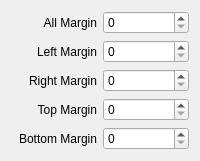
              <widget class="QWidget" name="tab_11">
               <attribute name="title">
                <string>Margin</string>
               </attribute>
               <layout class="QGridLayout" name="gridLayout_13">
                <item row="0" column="0">
                 <widget class="QLabel" name="label_24">
                  <property name="text">
                   <string>All Margin</string>
                  </property>
                  <property name="alignment">
                   <set>Qt::AlignRight|Qt::AlignTrailing|Qt::AlignVCenter</set>
                  </property>
                 </widget>
                </item>
                <item row="0" column="1">
                 <widget class="QSpinBox" name="cb_margin_normal">
                  <property name="maximum">
                   <number>500</number>
                  </property>
                 </widget>
                </item>
                <item row="1" column="0">
                 <widget class="QLabel" name="label_25">
                  <property name="text">
                   <string>Left Margin</string>
                  </property>
                  <property name="alignment">
                   <set>Qt::AlignRight|Qt::AlignTrailing|Qt::AlignVCenter</set>
                  </property>
                 </widget>
                </item>
                <item row="1" column="1">
                 <widget class="QSpinBox" name="cb_margin_left_normal">
                  <property name="maximum">
                   <number>500</number>
                  </property>
                 </widget>
                </item>
                <item row="2" column="0">
                 <widget class="QLabel" name="label_26">
                  <property name="text">
                   <string>Right Margin</string>
                  </property>
                  <property name="alignment">
                   <set>Qt::AlignRight|Qt::AlignTrailing|Qt::AlignVCenter</set>
                  </property>
                 </widget>
                </item>
                <item row="2" column="1">
                 <widget class="QSpinBox" name="cb_margin_right_normal">
                  <property name="maximum">
                   <number>500</number>
                  </property>
                 </widget>
                </item>
                <item row="3" column="0">
                 <widget class="QLabel" name="label_27">
                  <property name="text">
                   <string>Top Margin</string>
                  </property>
                  <property name="alignment">
                   <set>Qt::AlignRight|Qt::AlignTrailing|Qt::AlignVCenter</set>
                  </property>
                 </widget>
                </item>
                <item row="3" column="1">
                 <widget class="QSpinBox" name="cb_margin_top_normal">
                  <property name="maximum">
                   <number>500</number>
                  </property>
                 </widget>
                </item>
                <item row="4" column="0">
                 <widget class="QLabel" name="label_28">
                  <property name="text">
                   <string>Bottom Margin</string>
                  </property>
                  <property name="alignment">
                   <set>Qt::AlignRight|Qt::AlignTrailing|Qt::AlignVCenter</set>
                  </property>
                 </widget>
                </item>
                <item row="4" column="1">
                 <widget class="QSpinBox" name="cb_margin_bottom_normal">
                  <property name="maximum">
                   <number>500</number>
                  </property>
                 </widget>
                </item>
               </layout>
              </widget>
